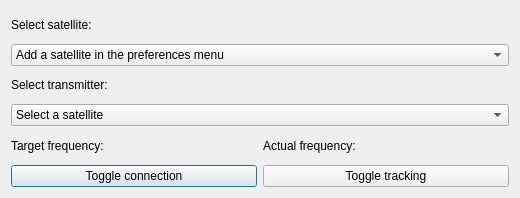
<?xml version="1.0" encoding="UTF-8"?>
<ui version="4.0">
 <class>Dialog</class>
 <widget class="QDialog" name="Dialog">
  <property name="geometry">
   <rect>
    <x>0</x>
    <y>0</y>
    <width>520</width>
    <height>198</height>
   </rect>
  </property>
  <property name="windowTitle">
   <string>Radio interface</string>
  </property>
  <layout class="QGridLayout" name="gridLayout">
   <item row="5" column="1">
    <widget class="QLabel" name="actualFreq">
     <property name="text">
      <string>Actual frequency:</string>
     </property>
    </widget>
   </item>
   <item row="3" column="0" colspan="2">
    <widget class="QLabel" name="label_2">
     <property name="text">
      <string>Select transmitter:</string>
     </property>
    </widget>
   </item>
   <item row="5" column="0">
    <widget class="QLabel" name="targetFreq">
     <property name="text">
      <string>Target frequency: </string>
     </property>
    </widget>
   </item>
   <item row="2" column="0" colspan="2">
    <widget class="QComboBox" name="selectSat">
     <item>
      <property name="text">
       <string>Add a satellite in the preferences menu</string>
      </property>
     </item>
    </widget>
   </item>
   <item row="1" column="0" colspan="2">
    <widget class="QLabel" name="label">
     <property name="text">
      <string>Select satellite:</string>
     </property>
    </widget>
   </item>
   <item row="4" column="0" colspan="2">
    <widget class="QComboBox" name="txSelect">
     <item>
      <property name="text">
       <string>Select a satellite</string>
      </property>
     </item>
    </widget>
   </item>
   <item row="6" column="0">
    <widget class="QPushButton" name="toggleConnection">
     <property name="text">
      <string>Toggle connection</string>
     </property>
    </widget>
   </item>
   <item row="6" column="1">
    <widget class="QPushButton" name="toggleTracking">
     <property name="text">
      <string>Toggle tracking</string>
     </property>
    </widget>
   </item>
  </layout>
 </widget>
 <resources/>
 <connections/>
</ui>
